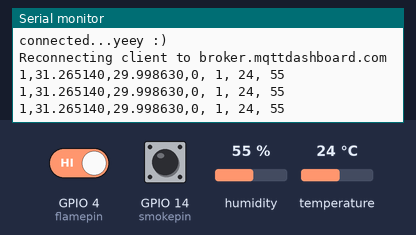
A sketch run on a simulated ESP8266 (NodeMCU). On the bench: the last lines printed to the serial monitor. Inputs (shaded band) come from the test bench; at power-on: humidity 55 %, GPIO 4 (flamepin) HIGH, GPIO 14 (smokepin) LOW, temperature 24 °C. WiFi joins after 1.5 s; servers stay silent unless stated; no MQTT or app messages arrive unless stated.

Above: at 2.7 s.
2.8 s: humidity set to 22 %
At 4.1 s:
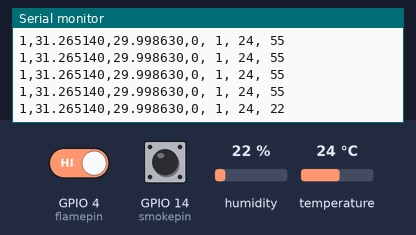
4.3 s: GPIO 4 (flamepin) driven LOW
At 5.6 s:
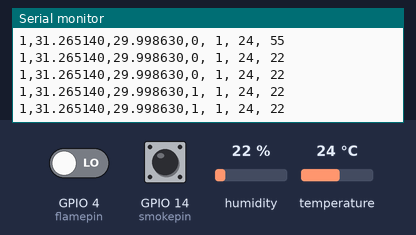
5.8 s: GPIO 14 (smokepin) pulled HIGH for 0.6 s
At 6.6 s:
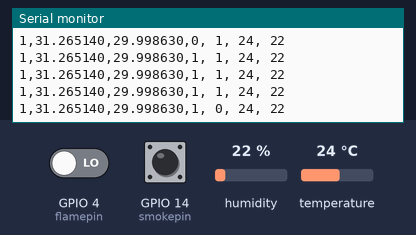
7.9 s: temperature set to 12 °C
At 9.3 s:
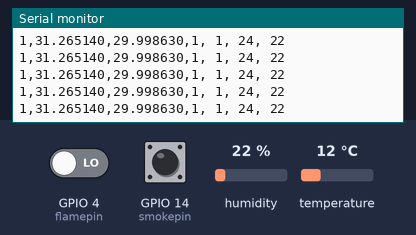
9.4 s: GPIO 14 (smokepin) pulled HIGH for 1 s
At 10.2 s:
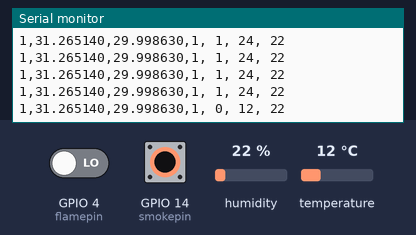
11.9 s: GPIO 4 (flamepin) driven HIGH
At 12.6 s:
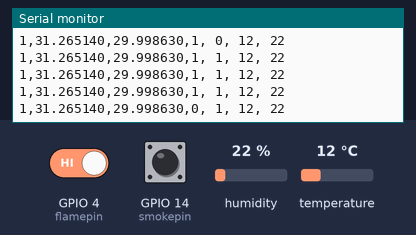

Measured:
- after the input at 2.8 s, the serial monitor: prints a new line after 0.86 s (image 1)
- after the input at 4.3 s, the serial monitor: prints a new line after 0.36 s (image 2)
- after the input at 5.8 s, the serial monitor: prints a new line after 0.39 s (image 3)
- after the input at 9.4 s, the serial monitor: prints a new line after 0.34 s (image 5)
- after the input at 11.9 s, the serial monitor: prints a new line after 0.37 s (image 6)

The sketch:

NasaApp_v1.ino
```cpp
#include <DHT.h>

#include <ESP8266WiFi.h>          //https://github.com/esp8266/Arduino
#include <PubSubClient.h>
#include <DNSServer.h>
#include <ESP8266WebServer.h>
#include "WiFiManager.h"

#include "DHT.h"

#define DHTPIN 5    //Dht sensor on PIN 5
#define DHTTYPE DHT11  //Dht sensor module is DHT11

#include <SimpleTimer.h>
 SimpleTimer timer;//https://github.com/tzapu/WiFiManager
#define TOKEN "";//"JOb6fiY19iTC"//password for mqtt cloud
char myConcatenation[80];
char myCharArray[22]="31.265140,29.998630";

int flame;
int flamepin=4;
int smoke;
int smokepin=14;
String temp_str; //see last code block below use these to convert the float that you get back from DHT to a string =str
String hum_str;
char temp[50];
char hum[50];
char topic [] ="NASA/1";
char server[] =  "broker.mqttdashboard.com";//server address
char authMethod[] = "";//"elsfqlff";//username for mqtt cloud
char token[] = TOKEN;
char clientId[] = "zone1";
int counter=0;
long lastMsg = 0;
char msg[50];
int value = 0;
const int control=2;
char payload[4];
char data[4];
DHT dht(DHTPIN, DHTTYPE); //Installiation DHT Sensor to be use
void callback(char* topic, byte* payload, unsigned int length);
WiFiClient wifiClient;

PubSubClient client(server,1883, callback, wifiClient);
////////////////////////
void configModeCallback (WiFiManager *myWiFiManager) {
  Serial.println("Entered config mode");
  Serial.println(WiFi.softAPIP());
  //if you used auto generated SSID, print it
  Serial.println(myWiFiManager->getConfigPortalSSID());
}


///////////////////////////////
void setup_wifi() {
  //WiFiManager
  //Local intialization. Once its business is done, there is no need to keep it around
  WiFiManager wifiManager;
  //reset settings - for testing
 //wifiManager.resetSettings();

  //set callback that gets called when connecting to previous WiFi fails, and enters Access Point mode
  wifiManager.setAPCallback(configModeCallback);

  //fetches ssid and pass and tries to connect
  //if it does not connect it starts an access point with the specified name
  //here  "AutoConnectAP"
  //and goes into a blocking loop awaiting configuration
  if(!wifiManager.autoConnect()) {
    Serial.println("failed to connect and hit timeout");
    //reset and try again, or maybe put it to deep sleep
    ESP.reset();
    delay(1000);
}
Serial.println("connected...yeey :)");
}
//////////////////////////////////////
void callback(char* topic, byte* payload, unsigned int length) {

  Serial.println("Message arrived [");
  Serial.println(topic);
  Serial.print("] ");
  for (int i = 0; i < length; i++) {
    Serial.println((char)payload[i]);
  }
  Serial.println();


}
void setup() {
  // Initialize the BUILTIN_LED pin as an output
  pinMode(flamepin, INPUT);
  pinMode(smokepin,INPUT);
 // timer.setInterval(200, sendUptime);

  Serial.begin(9600); //UART Speed is 9600 bit/second
    client.setCallback(callback);
  setup_wifi();
}
void loop() {

 if (!!!client.connected()) {
 Serial.print("Reconnecting client to ");
 Serial.println(server);
 while (!!!client.connect(clientId, authMethod, token)) {
 Serial.print(".");
 delay(50);
 }
 Serial.println();
 }
 //client.publish("NASA/1", "1");
      // ... and resubscribe
//client.subscribe("NASA/1");
  client.loop();
  /*
  String totalPacket = String(h);
    totalPacket += ",";
    totalPacket += String(t);
*/

int   h = dht.readHumidity(); //Read the value of humanity from DHT Sensor and save it in h variable
  // Read temperature as Celsius (the default)
  int   t = dht.readTemperature(); //Read the value of Temparture from DHT Sensor and save it in h variable
  // Read temperature as Fahrenheit (isFahrenheit = true)
  float f = dht.readTemperature(true); //Convert the value of value of temparture from DHT Sensor to celoius

smoke=digitalRead(smokepin);
flame =digitalRead(flamepin);
delay(50);
flame=!flame;
smoke=!smoke;
int id=1;

///////
/*
  String totalPacket = String(h);
    totalPacket += ",";
    totalPacket += String(t)
    ////////
    */
   sprintf(myConcatenation,"%i,%s,%i, %i, %i, %i",id, myCharArray, flame, smoke,t, h);
    Serial.println(myConcatenation);
client.publish("NASA/1",myConcatenation);

delay(450);
// client.publish("NASA/1",&totalPacket[0]);


  }


void sendUptime()
{
}
```
